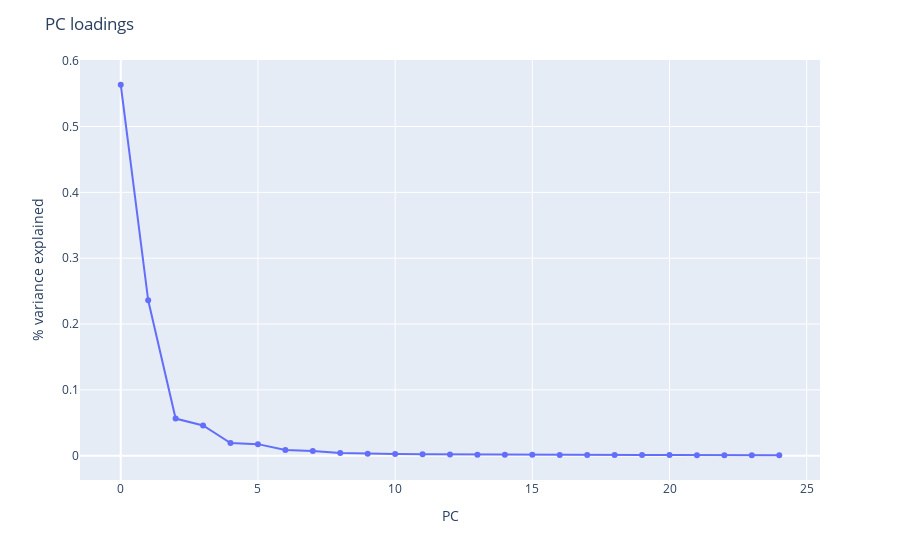

Notebook cell for this chart:
### Markdown cell above
### Let's use PCA to visualize latent space

### Code cell
from sklearn.decomposition import PCA
n_components = 25
pca = PCA(n_components=n_components)

latents_df = latents_df.dropna()
pca.fit(latents_df)

fig = px.line(x=np.arange(n_components), y=pca.explained_variance_ratio_, markers=True)

fig.update_layout(
    title = "PC loadings",
    xaxis_title="PC",
    yaxis_title="% variance explained")

fig.show()

fig.write_image(fig_folder + "pc_var.png", scale=2)
fig.write_html(fig_folder + "pc_var.html")

### Figure 1 — Plotly figure (JSON) as saved in the notebook; plotly's stock layout.template omitted (floating-point values rounded to 4 significant figures)
{"data": [{"hovertemplate": "x=%{x}<br>y=%{y}<extra></extra>", "legendgroup": "", "line": {"color": "#636efa", "dash": "solid"}, "marker": {"symbol": "circle"}, "mode": "lines+markers", "name": "", "orientation": "v", "showlegend": false, "type": "scatter", "x": [0, 1, 2, 3, 4, 5, 6, 7, 8, 9, 10, 11, 12, 13, 14, 15, 16, 17, 18, 19, 20, 21, 22, 23, 24], "xaxis": "x", "y": [0.5634, 0.2359, 0.05636, 0.04584, 0.01915, 0.01755, 0.008497, 0.007237, 0.003961, 0.002787, 0.002454, 0.002126, 0.001837, 0.001494, 0.001412, 0.001311, 0.00106, 0.0009762, 0.0009305, 0.0008986, 0.0008899, 0.0008281, 0.0007238, 0.000681, 0.0006589], "yaxis": "y"}], "layout": {"autosize": true, "legend": {"tracegroupgap": 0}, "margin": {"t": 60}, "title": {"text": "PC loadings"}, "xaxis": {"anchor": "y", "autorange": true, "domain": [0, 1], "range": [-1.45, 25.45], "title": {"text": "PC"}, "type": "linear"}, "yaxis": {"anchor": "x", "autorange": true, "domain": [0, 1], "range": [-0.04292, 0.607], "title": {"text": "% variance explained"}, "type": "linear"}}}
